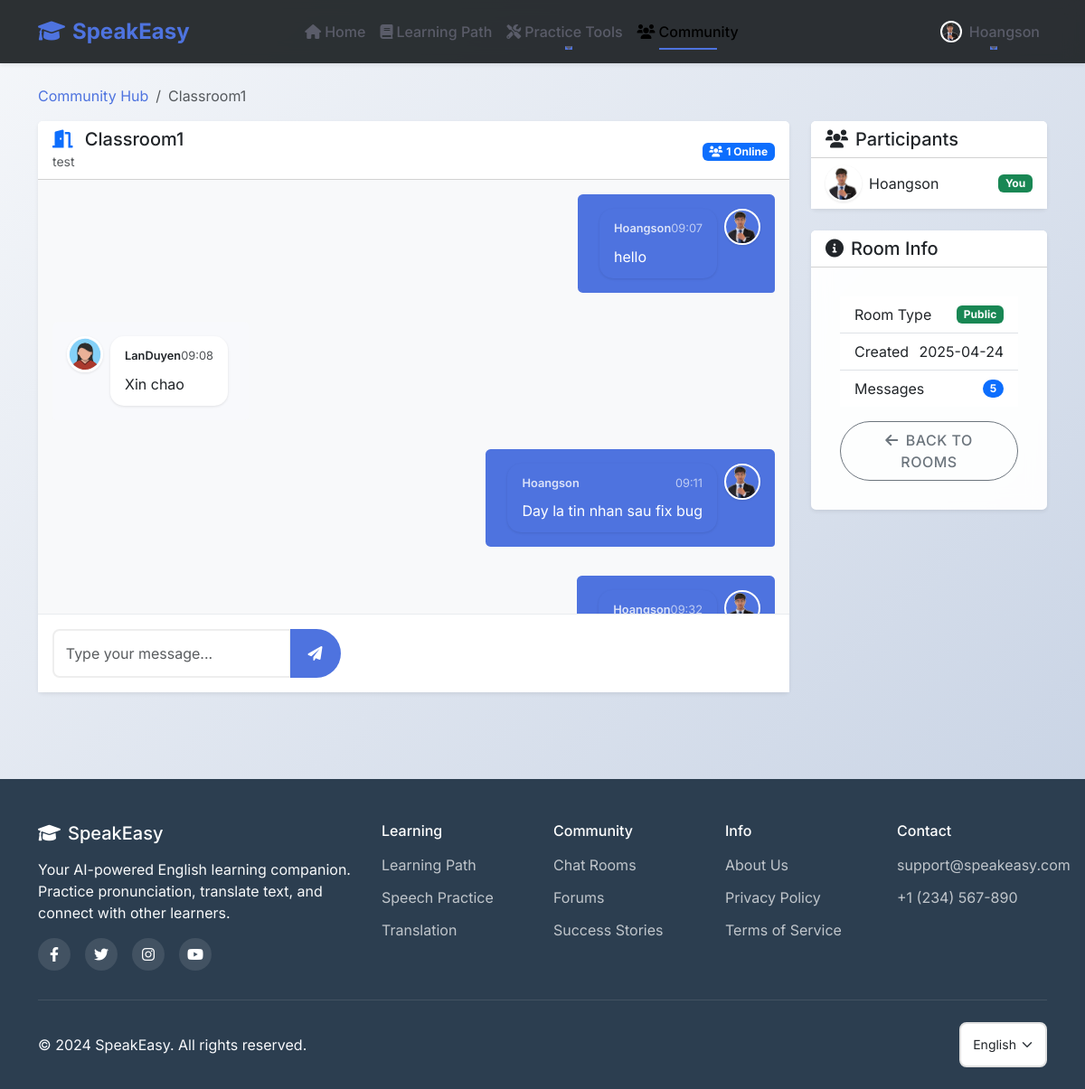
Page /chat/room/ce52ed02-d789-4a51-894d-9da471d663a0 (signed in) on the committed database.
### models/models.py (models this page shows, shortened)
class User(db.Model, UserMixin):
    __tablename__ = 'users'
    id = db.Column(db.Integer, primary_key=True)
    username = db.Column(db.String(100), unique=True, nullable=False)
    email = db.Column(db.String(150), unique=True, nullable=False)
    password_hash = db.Column(db.String(200), nullable=False)
    avatar = db.Column(db.String(200), nullable=True, default="default.jpg")
    role = db.Column(db.String(50), nullable=False, default="user")
    progress = db.relationship('UserProgress', backref='user', lazy=True)
    speech_tests = db.relationship('SpeechTest', backref='user', lazy=True)

### modules/chat.py (models this page shows)
class ChatRoom(db.Model):
    __tablename__ = 'chat_rooms'
    room_id = db.Column(db.String(36), primary_key=True, default=lambda: str(uuid.uuid4()))
    name = db.Column(db.String(100), nullable=False)
    description = db.Column(db.Text)
    is_private = db.Column(db.Boolean, default=False)
    created_at = db.Column(db.DateTime, default=datetime.utcnow)
    created_by = db.Column(db.Integer, db.ForeignKey('users.id'))
    messages = db.relationship('Message', backref='room', lazy=True, cascade='all, delete-orphan')
    participants = db.relationship('RoomParticipant', backref='room', lazy=True, cascade='all, delete-orphan')

class Message(db.Model):
    __tablename__ = 'messages'
    message_id = db.Column(db.Integer, primary_key=True)
    room_id = db.Column(db.String(36), db.ForeignKey('chat_rooms.room_id'), nullable=False)
    user_id = db.Column(db.Integer, db.ForeignKey('users.id'), nullable=False)
    content = db.Column(db.Text, nullable=False)
    timestamp = db.Column(db.DateTime, default=datetime.utcnow)
    user = db.relationship('User', backref='messages')

### modules/chat.py (the view, shortened to what this page needs)
@chatting.route('/chat/room/<room_id>')
@login_required
def room_detail(room_id):
    room = ChatRoom.query.get_or_404(room_id)
    messages = Message.query.filter_by(room_id=room_id).order_by(Message.timestamp).all()
    participants = db.session.query(User).join(
        RoomParticipant, User.id == RoomParticipant.user_id
    ).filter(
        RoomParticipant.room_id == room_id
    ).all()
    return render_template(
        'chat_room.html',
        room=room,
        messages=messages,
        participants=participants
    )

### templates/chat_room.html (shortened to what this page needs)
{% extends "base.html" %}
{% block content %}
<div class="container py-4">
    <div class="row">
        <div class="col-lg-12">
            <nav aria-label="breadcrumb">
                <ol class="breadcrumb">
                    <li class="breadcrumb-item"><a href="{{ url_for('chatting.chat_page') }}">Community Hub</a></li>
                    <li class="breadcrumb-item active" aria-current="page">{{ room.name }}</li>
                </ol>
            </nav>
            <div class="chat-room-container">
                <div class="row">
                    <div class="col-md-9">
                        <div class="card shadow-sm mb-4">
                            <div class="card-header bg-white d-flex justify-content-between align-items-center">
                                <div>
                                    <h5 class="mb-0">
                                        {% if room.is_private %}
                                        <i class="fas fa-lock me-2 text-warning"></i>
                                        {% else %}
                                        <i class="fas fa-door-open me-2 text-primary"></i>
                                        {% endif %}
                                        {{ room.name }}
                                    </h5>
                                    <small class="text-muted">{{ room.description }}</small>
                                </div>
                                <div>
                                    <span class="badge bg-primary users-count">
                                        <i class="fas fa-users me-1"></i><span id="online-count">{{ participants|length }}</span> Online
                                    </span>
                                </div>
                            </div>
                            <div class="card-body p-0">
                                <div class="chat-messages" id="chat-messages">
                                    {% if messages %}
                                    {% for message in messages %}
                                    <div class="message {% if message.user_id == current_user.id %}sent{% else %}received{% endif %}">
                                        <img src="{{ url_for('static', filename='uploads/' + message.user.avatar) }}" class="avatar avatar-sm" alt="{{ message.user.username }}">
                                        <div class="message-content">
                                            <div class="message-header">
                                                <span class="message-username">{{ message.user.username }}</span>
                                                <span class="message-time">{{ message.timestamp.strftime('%H:%M') }}</span>
                                            </div>
                                            <div class="message-text">{{ message.content }}</div>
                                        </div>
                                    </div>
                                    {% endfor %}
                                    {% else %}
                                    <div class="no-messages text-center py-5">
                                        <i class="fas fa-comments fa-3x mb-3 text-muted"></i>
                                        <p class="text-muted">No messages yet. Start the conversation!</p>
                                    </div>
                                    {% endif %}
                                </div>
                                <div class="chat-input">
                                    <form id="message-form" class="m-0">
                                        <div class="input-group">
                                            <input type="text" id="message-input" class="form-control" placeholder="Type your message..." autocomplete="off">
                                            <button type="submit" class="btn btn-primary" id="send-button">
                                                <i class="fas fa-paper-plane"></i>
                                            </button>
                                        </div>
                                    </form>
                                </div>
                            </div>
                        </div>
                    </div>
                    <div class="col-md-3">
                        <div class="card shadow-sm mb-4">
                            <div class="card-header bg-white">
                                <h5 class="mb-0">
                                    <i class="fas fa-users me-2"></i>Participants
                                </h5>
                            </div>
                            <div class="card-body p-0">
                                <ul class="list-group list-group-flush participants-list" id="participants-list">
                                    {% for user in participants %}
                                    <li class="list-group-item d-flex align-items-center">
                                        <img src="{{ url_for('static', filename='uploads/' + user.avatar) }}" class="avatar avatar-sm me-2" alt="{{ user.username }}">
                                        <span>{{ user.username }}</span>
                                        {% if user.id == current_user.id %}
                                        <span class="badge bg-success ms-auto">You</span>
                                        {% endif %}
                                    </li>
                                    {% endfor %}
                                </ul>
                            </div>
                        </div>
                        <div class="card shadow-sm">
                            <div class="card-header bg-white">
                                <h5 class="mb-0">
                                    <i class="fas fa-info-circle me-2"></i>Room Info
                                </h5>
                            </div>
                            <div class="card-body">
                                <ul class="list-group list-group-flush">
                                    <li class="list-group-item d-flex justify-content-between align-items-center">
                                        <span>Room Type</span>
                                        <span class="badge {% if room.is_private %}bg-warning text-dark{% else %}bg-success{% endif %}">
                                            {% if room.is_private %}Private{% else %}Public{% endif %}
                                        </span>
                                    </li>
                                    <li class="list-group-item d-flex justify-content-between align-items-center">
                                        <span>Created</span>
                                        <span>{{ room.created_at.strftime('%Y-%m-%d') }}</span>
                                    </li>
                                    <li class="list-group-item d-flex justify-content-between align-items-center">
                                        <span>Messages</span>
                                        <span class="badge bg-primary rounded-pill">{{ messages|length }}</span>
                                    </li>
                                </ul>
                                <div class="mt-3">
                                    <a href="{{ url_for('chatting.chat_page') }}" class="btn btn-outline-secondary w-100">
                                        <i class="fas fa-arrow-left me-2"></i>Back to Rooms
                                    </a>
                                </div>
                            </div>
                        </div>
                    </div>
                </div>
            </div>
        </div>
    </div>
</div>
{% endblock %}

### templates/base.html (shortened to what this page needs)
<!DOCTYPE html>
<html lang="en">
<head>
    <link href="https://cdn.jsdelivr.net/npm/bootstrap@5.3.2/dist/css/bootstrap.min.css" rel="stylesheet">
    <link href="https://cdnjs.cloudflare.com/ajax/libs/font-awesome/6.0.0/css/all.min.css" rel="stylesheet">
    <link href="{{ url_for('static', filename='styles.css') }}" rel="stylesheet">
</head>
<body>
    <nav class="navbar navbar-expand-lg fixed-top">
        <div class="container">
            <a class="navbar-brand" href="{{ url_for('home') }}">
                <i class="fas fa-graduation-cap me-2"></i>SpeakEasy
            </a>
            <div class="collapse navbar-collapse" id="navbarNav">
                <ul class="navbar-nav mx-auto">
                    <li class="nav-item">
                        <a class="nav-link {% if request.path == url_for('home') %}active{% endif %}" href="{{ url_for('home') }}">
                            <i class="fas fa-home me-1"></i>Home
                        </a>
                    </li>
                    {% if current_user.is_authenticated %}
                    <li class="nav-item">
                        <a class="nav-link {% if request.path.startswith('/tutorials') %}active{% endif %}" href="{{ url_for('tutorials.tutorials') }}">
                            <i class="fas fa-book me-1"></i>Learning Path
                        </a>
                    </li>
                    <li class="nav-item dropdown">
                        <a class="nav-link dropdown-toggle" href="#" role="button" data-bs-toggle="dropdown">
                            <i class="fas fa-tools me-1"></i>Practice Tools
                        </a>
                    </li>
                    <li class="nav-item">
                        <a class="nav-link {% if request.path.startswith('/chat') %}active{% endif %}" href="{{ url_for('chatting.chat_page') }}">
                            <i class="fas fa-users me-1"></i>Community
                        </a>
                    </li>
                    {% endif %}
                </ul>
                <ul class="navbar-nav ms-auto">
                    {% if current_user.is_authenticated %}
                    <li class="nav-item dropdown">
                        <a class="nav-link dropdown-toggle user-dropdown" href="#" role="button" data-bs-toggle="dropdown">
                            <img src="{{ url_for('static', filename='uploads/' + current_user.avatar) }}" alt="Avatar" class="avatar-xs me-2">
                            <span>{{ current_user.username }}</span>
                        </a>
                    </li>
                    {% endif %}
                </ul>
            </div>
        </div>
    </nav>
    <div class="content-wrapper">
        <main>
            {% block content %}{% endblock %}
        </main>
    </div>
    <footer class="footer">
        <div class="container">
            <div class="row">
                <div class="col-lg-4 mb-4 mb-lg-0">
                    <h5 class="text-white mb-3">
                        <i class="fas fa-graduation-cap me-2"></i>SpeakEasy
                    </h5>
                    <p class="text-light mb-3">Your AI-powered English learning companion. Practice pronunciation, translate text, and connect with other learners.</p>
                    <div class="social-icons">
                        <a href="#" class="social-icon"><i class="fab fa-facebook-f"></i></a>
                        <a href="#" class="social-icon"><i class="fab fa-twitter"></i></a>
                        <a href="#" class="social-icon"><i class="fab fa-instagram"></i></a>
                        <a href="#" class="social-icon"><i class="fab fa-youtube"></i></a>
                    </div>
                </div>
                <div class="col-lg-2 col-md-4 mb-4 mb-md-0">
                    <h6 class="text-white mb-3">Learning</h6>
                    <ul class="footer-links">
                        <li><a href="{{ url_for('tutorials.tutorials') }}">Learning Path</a></li>
                        <li><a href="{{ url_for('speech.speech_to_text') }}">Speech Practice</a></li>
                        <li><a href="{{ url_for('translate.translate_text') }}">Translation</a></li>
                    </ul>
                </div>
                <div class="col-lg-2 col-md-4 mb-4 mb-md-0">
                    <h6 class="text-white mb-3">Community</h6>
                    <ul class="footer-links">
                        <li><a href="{{ url_for('chatting.chat_page') }}">Chat Rooms</a></li>
                        <li><a href="{{ url_for('chatting.chat_page') }}">Forums</a></li>
                        <li><a href="#">Success Stories</a></li>
                    </ul>
                </div>
                <div class="col-lg-2 col-md-4 mb-4 mb-md-0">
                    <h6 class="text-white mb-3">Info</h6>
                    <ul class="footer-links">
                        <li><a href="#">About Us</a></li>
                        <li><a href="#">Privacy Policy</a></li>
                        <li><a href="#">Terms of Service</a></li>
                    </ul>
                </div>
                <div class="col-lg-2">
                    <h6 class="text-white mb-3">Contact</h6>
                    <ul class="footer-links">
                        <li><a href="mailto:support@speakeasy.com">support@speakeasy.com</a></li>
                        <li><a href="tel:+1234567890">+1 (234) 567-890</a></li>
                    </ul>
                </div>
            </div>
            <hr class="footer-divider">
            <div class="footer-bottom">
                <p class="mb-0">© 2024 SpeakEasy. All rights reserved.</p>
                <div class="footer-language">
                    <select class="form-select form-select-sm">
                        <option value="en">English</option>
                    </select>
                </div>
            </div>
        </div>
    </footer>
</body>
</html>

### rows in the picture
User: avatar (picture), username "Hoangson", shows "You"
ChatRoom: name "Classroom1", description "test", created_at "2025-04-24"
Message: avatar (picture), user.username "Hoangson", timestamp "09:07", content "hello"
Message: avatar (picture), user.username "LanDuyen", timestamp "09:08", content "Xin chao"
Message: avatar (picture), user.username "Hoangson", timestamp "09:11", content "Day la tin nhan sau fix bug"
Message: avatar (picture), user.username "Hoangson", timestamp "09:32"

### other values in the picture
{{ participants|length }} "1"
{{ messages|length }} "5"
